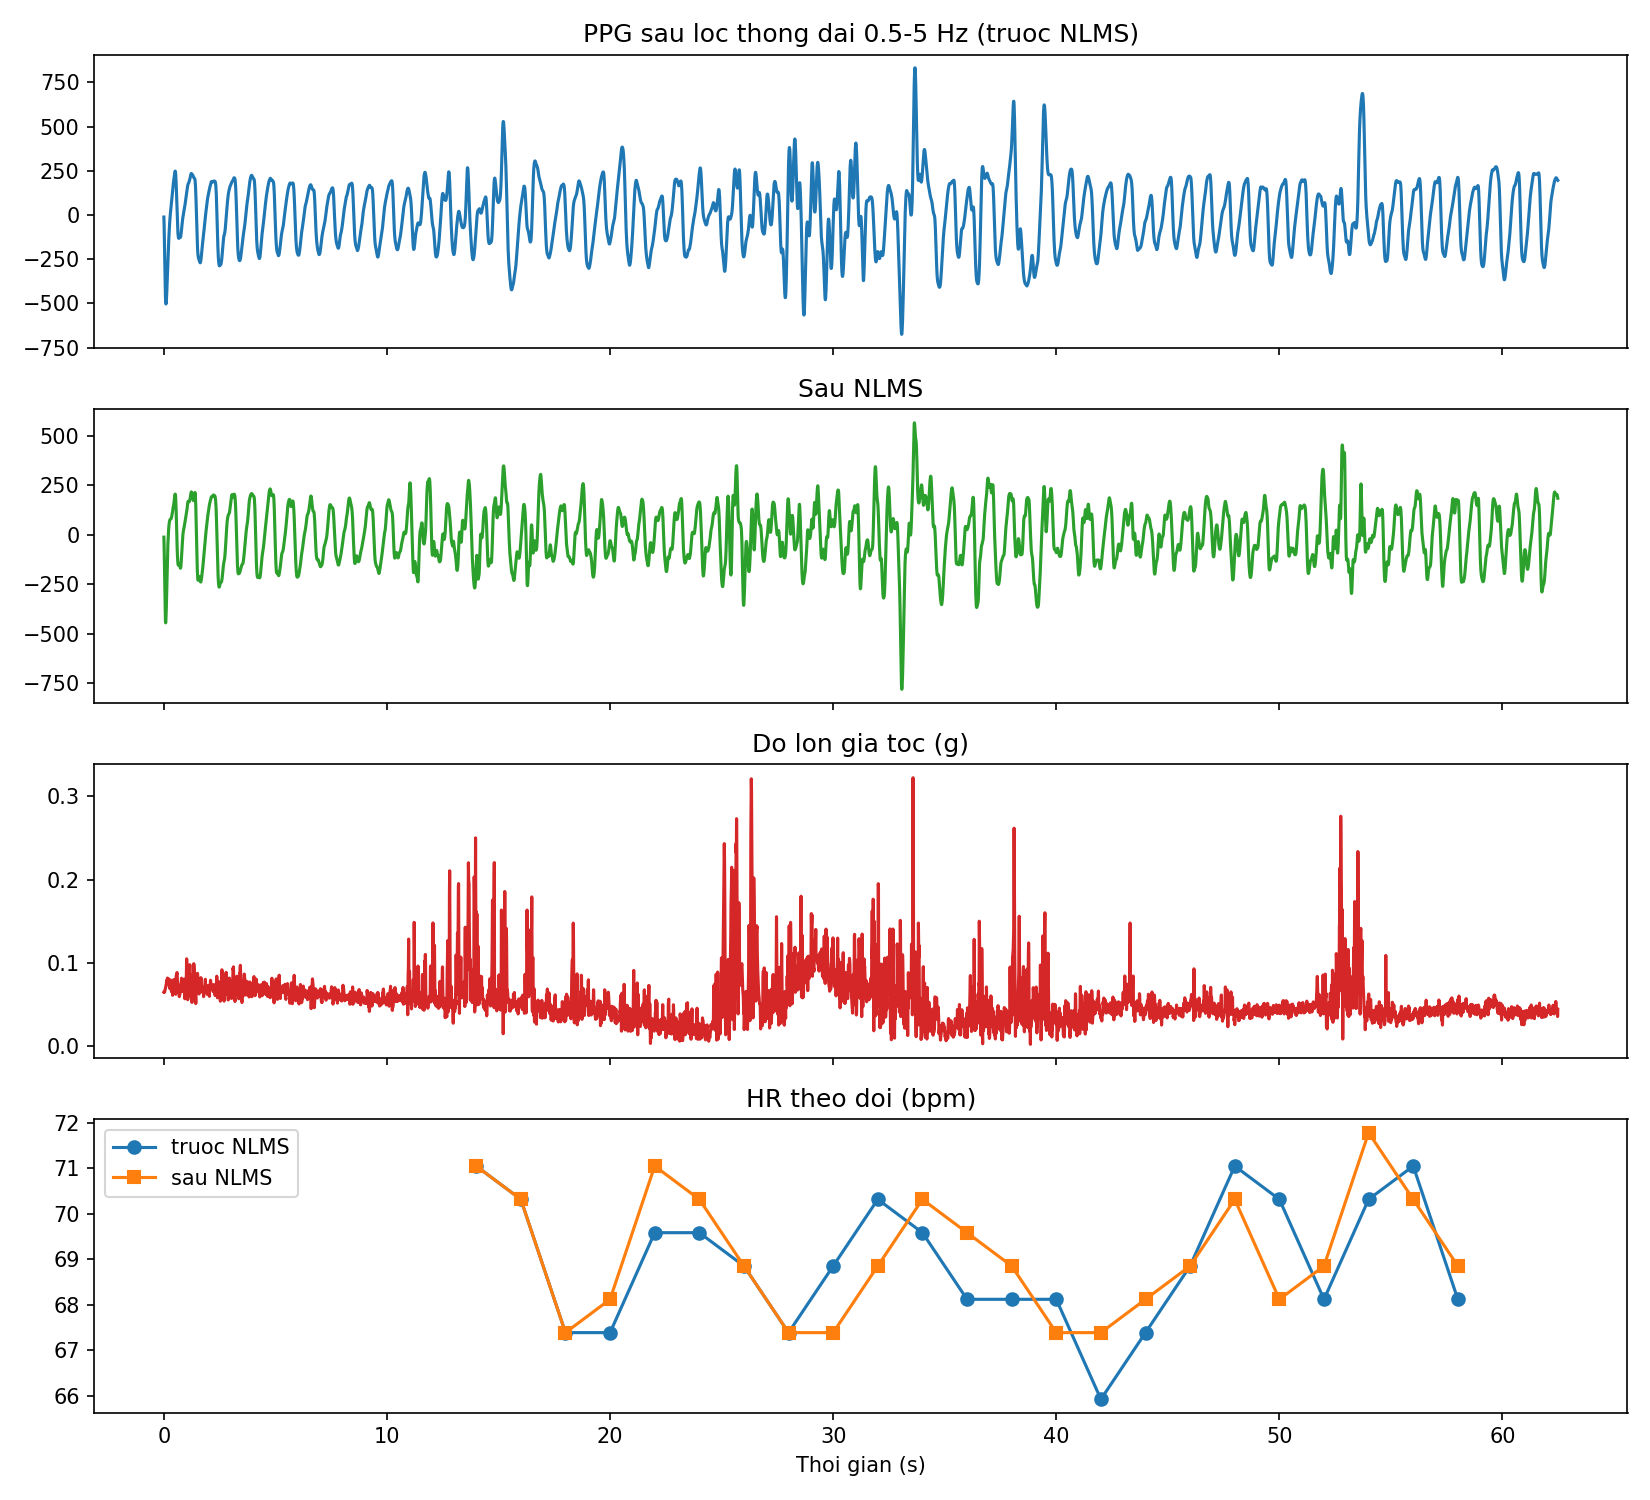

Generate this figure with Python:
"""
Thu NLMS tren FILE CSV TU DO (khong can dataset cong khai).
  python nlms_csv.py --csv ../data/mine/ppg_nhe_lan1_Hung.csv
  python nlms_csv.py --csv ../data/mine/ppg_nhe_lan1_Hung.csv --ref 72     # --ref = nhip tim tham chieu (bpm)
Tuy chon: --channel ir|red  --taps 16  --mu 0.1  --eps 1.0  --skip 10 (bo n giay dau)

Cach doc ket qua (xem them o cuoi man hinh):
  - Do thi: PPG sau loc thong dai (truoc NLMS) va sau NLMS, kem do lon gia toc.
  - Neu co --ref: sai so HR truoc/sau NLMS so voi nhip tham chieu.
  - Neu khong co --ref: chi so duoc HR truoc/sau, va 'do on dinh' (do lech chuan cua HR theo thoi gian;
    nho hon = HR it nhay loan hon). KHONG co nghia la dung, chi nghia la on dinh hon.
"""
import argparse

import matplotlib.pyplot as plt
import numpy as np
import pandas as pd

from nlms import clean_ppg, window_spectra
from ppg_utils import bandpass, fix_stale, track_hr

FS = 100.0


def fix_repeated_acc(a):
    """Mau gia toc lap y het mau truoc (do doc don) -> coi nhu thieu, noi suy tuyen tinh."""
    a = np.asarray(a, float).copy()
    rep = np.zeros(len(a), bool)
    rep[1:] = np.all(a[1:] == a[:-1], axis=1)
    if rep.any():
        idx = np.arange(len(a))
        for k in range(a.shape[1]):
            a[rep, k] = np.interp(idx[rep], idx[~rep], a[~rep, k])
    return a, int(rep.sum())


def hr_track(x, fs):
    axis, specs = window_spectra(x, fs)
    return track_hr(axis, specs)          # moi 2 s mot gia tri, cua so 8 s


def main():
    ap = argparse.ArgumentParser()
    ap.add_argument("--csv", required=True)
    ap.add_argument("--channel", default="ir", choices=["ir", "red"])
    ap.add_argument("--taps", type=int, default=16)
    ap.add_argument("--mu", type=float, default=0.1)
    ap.add_argument("--eps", type=float, default=1.0)
    ap.add_argument("--skip", type=float, default=10.0, help="bo n giay dau (cho NLMS kip hoc)")
    ap.add_argument("--ref", type=float, default=None, help="nhip tim tham chieu (bpm)")
    ap.add_argument("--out", default="nlms_csv.png")
    args = ap.parse_args()

    df = pd.read_csv(args.csv)
    if not {"ax", "ay", "az"} <= set(df.columns):
        raise SystemExit("File khong co cot gia toc ax, ay, az; NLMS can gia toc.")
    red, ir, bad = fix_stale(df["red"].to_numpy(float), df["ir"].to_numpy(float))
    x = ir if args.channel == "ir" else red
    acc, n_rep = fix_repeated_acc(df[["ax", "ay", "az"]].to_numpy(float))
    acc = acc / 8192.0                                  # don vi g
    print(f"{len(df)} mau ({len(df) / FS:.1f} s); sua {len(bad)} mau PPG stale, {n_rep} mau gia toc lap")

    d, e = clean_ppg(x, acc, FS, args.taps, args.mu, args.eps)
    s = int(args.skip * FS)
    d_, e_ = d[s:], e[s:]
    hr_before, hr_after = hr_track(d_, FS), hr_track(e_, FS)
    t_hr = args.skip + 8 + 2 * np.arange(len(hr_before)) - 4      # tam moi cua so 8 s

    print("\nHR (bpm), cua so 8 s, moi 2 s:")
    print(f"  Truoc NLMS: trung binh {hr_before.mean():.1f}, do lech chuan {hr_before.std():.1f}")
    print(f"  Sau   NLMS: trung binh {hr_after.mean():.1f}, do lech chuan {hr_after.std():.1f}")
    if args.ref:
        mb = np.mean(np.abs(hr_before - args.ref))
        ma = np.mean(np.abs(hr_after - args.ref))
        print(f"  Sai so so voi tham chieu {args.ref:.0f} bpm: truoc {mb:.1f} -> sau {ma:.1f} bpm")
    am = np.linalg.norm(acc - acc.mean(axis=0), axis=1)
    print(f"  Gia toc |chuyen dong|: trung binh {am.mean():.3f} g, max {am.max():.3f} g")
    print(f"  Nang luong PPG sau NLMS / truoc NLMS: {np.sum(e_**2) / np.sum(d_**2):.2f}  "
          "(nho hon 1 = NLMS da tru bot thanh phan co lien quan gia toc)")

    t = np.arange(len(x)) / FS
    fig, ax = plt.subplots(4, 1, figsize=(11, 10), sharex=True)
    ax[0].plot(t, d); ax[0].set_title("PPG sau loc thong dai 0.5-5 Hz (truoc NLMS)")
    ax[1].plot(t, e, color="tab:green"); ax[1].set_title("Sau NLMS")
    ax[2].plot(t, np.linalg.norm(acc - acc.mean(axis=0), axis=1), color="tab:red")
    ax[2].set_title("Do lon gia toc (g)")
    ax[3].plot(t_hr, hr_before, "o-", label="truoc NLMS")
    ax[3].plot(t_hr, hr_after, "s-", label="sau NLMS")
    if args.ref:
        ax[3].axhline(args.ref, color="k", ls="--", label="tham chieu")
    ax[3].set_title("HR theo doi (bpm)"); ax[3].legend(); ax[3].set_xlabel("Thoi gian (s)")
    fig.tight_layout(); fig.savefig(args.out, dpi=150)
    print(f"\nDa luu {args.out}")
    plt.show()


if __name__ == "__main__":
    main()
